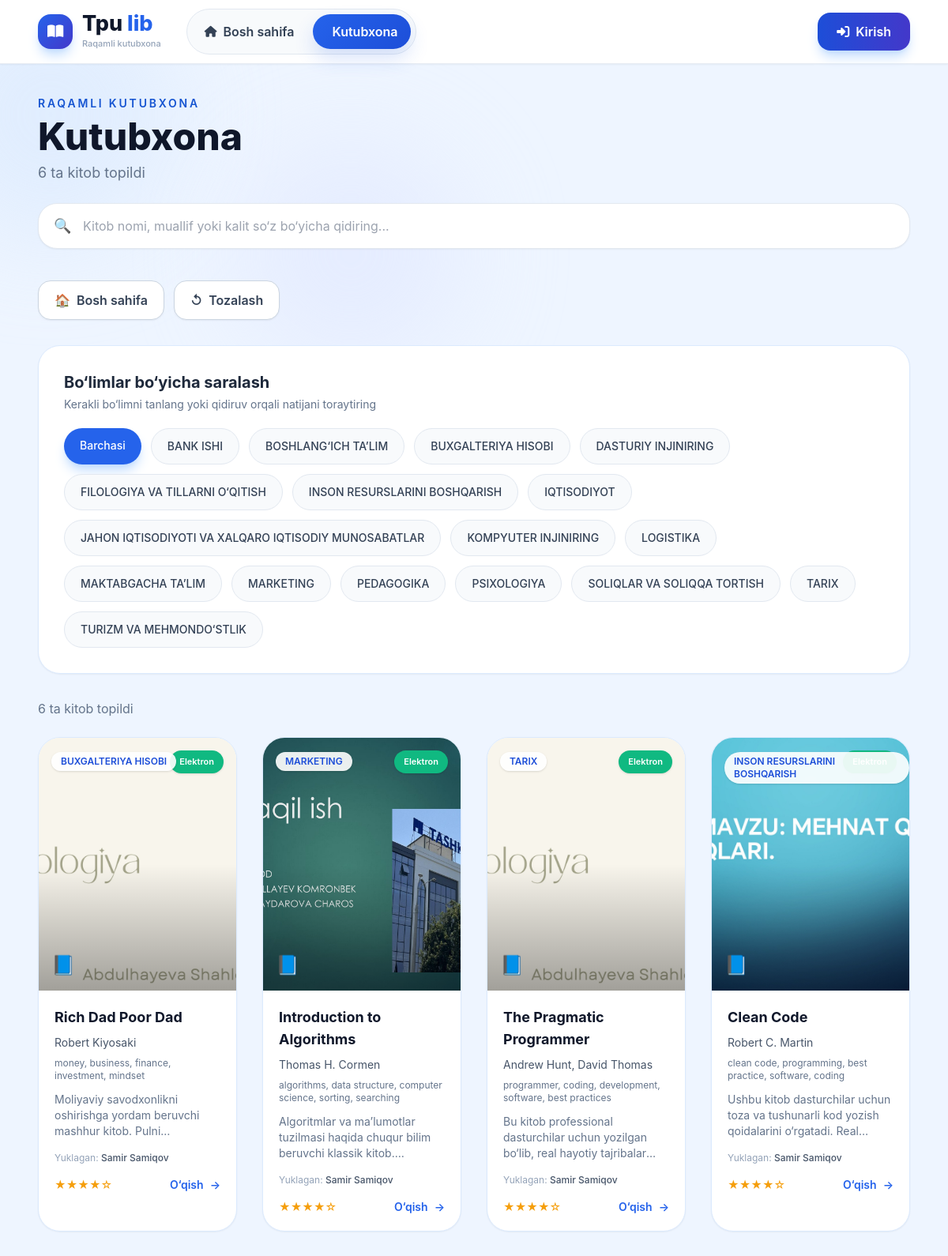
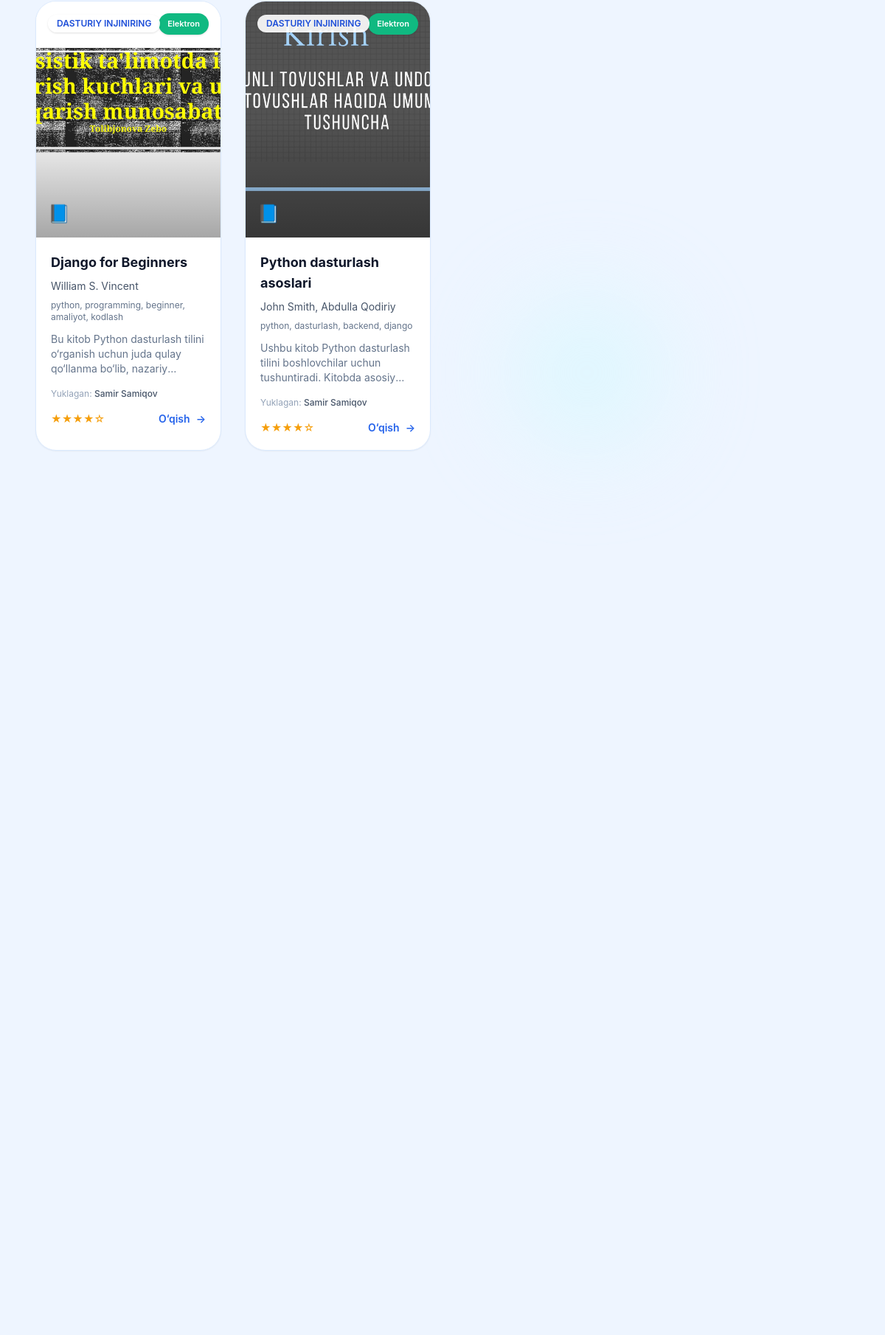
The page /kutubxona/ (upper part) on the database its author committed (2 pictures, top to bottom).
### library/models.py (models this page shows, shortened)
class TimeStampedModel(models.Model):
    created_at = models.DateTimeField(auto_now_add=True, verbose_name="Yaratilgan vaqt")
    updated_at = models.DateTimeField(auto_now=True, verbose_name="Yangilangan vaqt")
    class Meta:
        abstract = True

class Category(TimeStampedModel):
    name = models.CharField("Bo‘lim nomi", max_length=150, unique=True)
    class Meta:
        verbose_name = "Bo‘lim"
        verbose_name_plural = "Bo‘limlar"
        ordering = ['name']

class Book(TimeStampedModel):
    title = models.CharField("Kitob nomi", max_length=255)
    author = models.CharField("Muallif", max_length=255)
    category = models.ForeignKey(
        Category,
        on_delete=models.SET_NULL,
        null=True,
        blank=True,
        verbose_name="Bo‘lim",
        related_name='books',
    )
    keywords = models.CharField("Kalit so‘zlar", max_length=255, blank=True)
    description = models.TextField("Tavsif", blank=True)
    pdf_file = models.FileField(
        "PDF fayl",
        upload_to='books/pdfs/',
        validators=[validate_pdf_size],
    )
    cover = models.ImageField(
        "Muqova rasmi",
        upload_to='books/covers/',
        blank=True,
        null=True,
        validators=[validate_image_size],
    )
    uploaded_by = models.ForeignKey(
        User,
        on_delete=models.SET_NULL,
        null=True,
        blank=True,
        verbose_name="Yuklagan foydalanuvchi",
        related_name='uploaded_books',
    )
    class Meta:
        verbose_name = "Kitob"
        verbose_name_plural = "Kitoblar"
        ordering = ['-created_at']

### library/views.py (the view)
# urls.py: path('kutubxona/', public_library, name='public_library'),
def public_library(request):
    books = Book.objects.select_related('category').order_by('-created_at')
    categories = Category.objects.all().order_by('name')
    q = request.GET.get('q', '').strip()
    category_id = request.GET.get('category', '').strip()
    if q:
        books = books.filter(
            Q(title__icontains=q) |
            Q(author__icontains=q) |
            Q(keywords__icontains=q)
        )
    if category_id:
        books = books.filter(category_id=category_id)
    context = {
        'books': books,
        'categories': categories,
        'total_books': books.count(),
        'selected_category': category_id,
        'search_query': q,
    }
    return render(request, 'library/public_library.html', context)

### library/context_processors.py (called while the page is built, shortened)
def admin_dashboard_stats(request):
    return {}

### templates/library/public_library.html (shortened to what this page needs)
{% extends "library/base.html" %}
{% block content %}
<div class="relative overflow-hidden bg-[#eef5ff] min-h-screen">
    <div class="absolute inset-0 pointer-events-none overflow-hidden">
        <div class="absolute -top-24 -left-24 w-80 h-80 bg-blue-100 rounded-full opacity-70 blur-3xl"></div>
        <div class="absolute top-24 left-1/4 w-72 h-72 bg-indigo-100 rounded-full opacity-60 blur-3xl"></div>
        <div class="absolute top-1/2 right-1/4 w-52 h-52 bg-cyan-100 rounded-full opacity-50 blur-3xl"></div>
    </div>
    <section class="relative z-10 w-full py-10">
        <div class="max-w-screen-2xl mx-auto px-6 sm:px-8 lg:px-12 xl:px-16">
            <div class="flex flex-col xl:flex-row xl:items-end xl:justify-between gap-6 mb-10">
                <div>
                    <p class="text-sm font-semibold uppercase tracking-[0.2em] text-[#1554d1] mb-2">
                        Raqamli kutubxona
                    </p>
                    <h1 class="text-4xl sm:text-5xl font-extrabold text-slate-900">
                        Kutubxona
                    </h1>
                    <p class="text-slate-500 mt-2 text-base sm:text-lg">
                        {{ total_books }} ta kitob topildi
                    </p>
                </div>
                <div class="w-full xl:w-auto">
                    <form method="get" class="relative w-full xl:w-[520px]">
                        <span class="absolute left-5 top-1/2 -translate-y-1/2 text-slate-400 text-lg">🔍</span>
                        <input
                            type="text"
                            name="q"
                            value="{{ search_query }}"
                            placeholder="Kitob nomi, muallif yoki kalit so‘z bo‘yicha qidiring..."
                            class="w-full bg-white border border-slate-200 rounded-[24px] py-4 pl-14 pr-6 focus:outline-none focus:border-blue-500 focus:ring-4 focus:ring-blue-100 shadow-sm"
                        >
                    </form>
                </div>
            </div>
            <div class="flex flex-wrap gap-3 mb-8">
                <a href="{% url 'home_page' %}"
                   class="inline-flex items-center gap-2 px-5 py-3 rounded-2xl bg-white border border-slate-300 text-slate-700 font-semibold hover:bg-slate-50 transition shadow-sm">
                    <span>🏠</span>
                    <span>Bosh sahifa</span>
                </a>
                <a href="{% url 'public_library' %}"
                   class="inline-flex items-center gap-2 px-5 py-3 rounded-2xl border border-slate-300 bg-white text-slate-700 font-semibold hover:bg-slate-50 transition shadow-sm">
                    <span>↺</span>
                    <span>Tozalash</span>
                </a>
            </div>
            <div class="bg-white rounded-[28px] border border-blue-100 shadow-sm p-6 sm:p-8 mb-8">
                <div class="flex flex-col lg:flex-row lg:items-center lg:justify-between gap-4 mb-5">
                    <div>
                        <h2 class="text-xl font-bold text-slate-800">Bo‘limlar bo‘yicha saralash</h2>
                        <p class="text-slate-500 text-sm mt-1">
                            Kerakli bo‘limni tanlang yoki qidiruv orqali natijani toraytiring
                        </p>
                    </div>
                </div>
                <div class="flex flex-wrap gap-3">
                    <a href="{% url 'public_library' %}{% if search_query %}?q={{ search_query|urlencode }}{% endif %}"
                       class="px-5 py-3 rounded-full text-sm font-medium transition
                       {% if not selected_category %}
                            bg-blue-600 text-white shadow-lg shadow-blue-200
                       {% else %}
                            bg-slate-50 border border-slate-200 text-slate-700 hover:bg-slate-100
                       {% endif %}">
                        Barchasi
                    </a>
                    {% for cat in categories %}
                        <a href="?category={{ cat.id }}{% if search_query %}&q={{ search_query|urlencode }}{% endif %}"
                           class="px-5 py-3 rounded-full text-sm font-medium transition
                           {% if selected_category == cat.id|stringformat:'s' %}
                                bg-blue-600 text-white shadow-lg shadow-blue-200
                           {% else %}
                                bg-slate-50 border border-slate-200 text-slate-700 hover:bg-slate-100
                           {% endif %}">
                            {{ cat.name }}
                        </a>
                    {% endfor %}
                </div>
            </div>
            <div class="flex flex-col sm:flex-row sm:items-center sm:justify-between gap-3 mb-6">
                <div>
                    <p class="text-slate-500 text-sm sm:text-base">
                        {{ books|length }} ta kitob topildi
                    </p>
                </div>
            </div>
            {% if books %}
            <div class="grid gap-8 [grid-template-columns:repeat(auto-fit,minmax(250px,1fr))]">
                {% for book in books %}
                <div class="group bg-white rounded-[28px] overflow-hidden border border-blue-100 shadow-sm hover:shadow-2xl hover:-translate-y-1 transition-all duration-300">
                    <div class="relative h-80 bg-slate-100 overflow-hidden">
                        {% if book.cover %}
                            <img
                                src="{{ book.cover.url }}"
                                alt="{{ book.title }}"
                                class="w-full h-full object-cover group-hover:scale-105 transition-transform duration-500"
                            >
                        {% endif %}
                        <div class="absolute inset-0 bg-gradient-to-t from-black/35 via-transparent to-transparent"></div>
                        {% if book.pdf_file %}
                        <div class="absolute top-4 right-4 bg-emerald-500 text-white text-[11px] font-semibold px-3 py-1.5 rounded-full shadow">
                            Elektron
                        </div>
                        {% endif %}
                        {% if book.category %}
                        <div class="absolute top-4 left-4">
                            <span class="inline-flex items-center px-3 py-1 rounded-full bg-white/90 text-blue-700 text-xs font-semibold shadow">
                                {{ book.category.name }}
                            </span>
                        </div>
                        {% endif %}
                        <div class="absolute bottom-4 left-4 text-white text-2xl">
                            📘
                        </div>
                    </div>
                    <div class="p-5">
                        <h3 class="font-bold text-lg text-slate-900 line-clamp-2 mb-2">
                            {{ book.title }}
                        </h3>
                        <p class="text-slate-600 text-sm mb-2">
                            {{ book.author }}
                        </p>
                        {% if book.keywords %}
                            <p class="text-xs text-slate-500 line-clamp-2 mb-3">
                                {{ book.keywords }}
                            </p>
                        {% endif %}
                        {% if book.description %}
                            <p class="text-sm text-slate-500 line-clamp-3 mb-4">
                                {{ book.description }}
                            </p>
                        {% endif %}
                        {% if book.uploaded_by %}
                            <p class="text-xs text-slate-400 mb-4">
                                Yuklagan:
                                <span class="font-medium text-slate-600">
                                    {{ book.uploaded_by.get_full_name|default:book.uploaded_by.username }}
                                </span>
                            </p>
                        {% endif %}
                        <div class="flex items-center justify-between gap-3">
                            <span class="text-amber-500 text-sm">★★★★☆</span>
                            <a href="{% url 'book_read' book.id %}"
                               class="inline-flex items-center gap-2 text-blue-600 hover:text-blue-700 font-semibold text-sm transition">
                                <span>O‘qish</span>
                                <span>→</span>
                            </a>
                        </div>
                    </div>
                </div>
                {% endfor %}
            </div>
            {% endif %}
        </div>
    </section>
</div>
{% endblock %}

### templates/library/base.html (style rules this page uses)
body { font-family: 'Inter', system-ui, sans-serif; }

### rows shown on the page
Category: name "BANK ISHI"
Category: name "BOSHLANG‘ICH TA’LIM"
Category: name "BUXGALTERIYA HISOBI"
Category: name "DASTURIY INJINIRING"
Category: name "FILOLOGIYA VA TILLARNI O‘QITISH"
Category: name "INSON RESURSLARINI BOSHQARISH"
Category: name "IQTISODIYOT"
Category: name "JAHON IQTISODIYOTI VA XALQARO IQTISODIY MUNOSABATLAR"
Category: name "KOMPYUTER INJINIRING"
Category: name "LOGISTIKA"
Category: name "MAKTABGACHA TA’LIM"
Category: name "MARKETING"
Category: name "PEDAGOGIKA"
Category: name "PSIXOLOGIYA"
Category: name "SOLIQLAR VA SOLIQQA TORTISH"
Category: name "TARIX"
Category: name "TURIZM VA MEHMONDO‘STLIK"
Book: cover (picture), shows "Elektron", category.name "BUXGALTERIYA HISOBI", title "Rich Dad Poor Dad", author "Robert Kiyosaki", keywords "money, business, finance, investment, mindset", description "Moliyaviy savodxonlikni oshirishga yordam beruvchi mashhur kitob.…", uploaded_by.get_full_name "Samir Samiqov"
Book: cover (picture), shows "Elektron", category.name "MARKETING", title "Introduction to Algorithms", author "Thomas H. Cormen", keywords "algorithms, data structure, computer science, sorting, searching", description "Algoritmlar va ma’lumotlar tuzilmasi haqida chuqur bilim beruvchi klassik…", uploaded_by.get_full_name "Samir Samiqov"
Book: cover (picture), shows "Elektron", category.name "TARIX", title "The Pragmatic Programmer", author "Andrew Hunt, David Thomas", keywords "programmer, coding, development, software, best practices", description "Bu kitob professional dasturchilar uchun yozilgan bo‘lib, real hayotiy…", uploaded_by.get_full_name "Samir Samiqov"
Book: cover (picture), category.name "INSON RESURSLARINI BOSHQARISH", title "Clean Code", author "Robert C. Martin", keywords "clean code, programming, best practice, software, coding", description "Ushbu kitob dasturchilar uchun toza va tushunarli kod yozish qoidalarini o‘rgatadi.…", uploaded_by.get_full_name "Samir Samiqov"
Book: cover (picture), shows "Elektron", category.name "DASTURIY INJINIRING", title "Django for Beginners", author "William S. Vincent", keywords "python, programming, beginner, amaliyot, kodlash", description "Bu kitob Python dasturlash tilini o‘rganish uchun juda qulay qo‘llanma bo‘lib,…", uploaded_by.get_full_name "Samir Samiqov"
Book: cover (picture), shows "Elektron", category.name "DASTURIY INJINIRING", title "Python dasturlash asoslari", author "John Smith, Abdulla Qodiriy", keywords "python, dasturlash, backend, django", description "Ushbu kitob Python dasturlash tilini boshlovchilar uchun tushuntiradi. Kitobda…", uploaded_by.get_full_name "Samir Samiqov"

### other values the page prints
{{ total_books }} "6"
{{ books|length }} "6"
